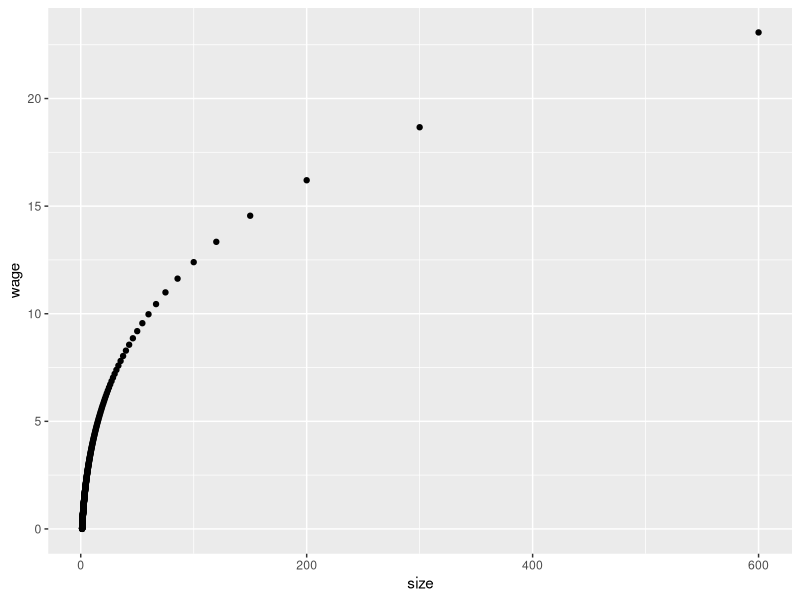
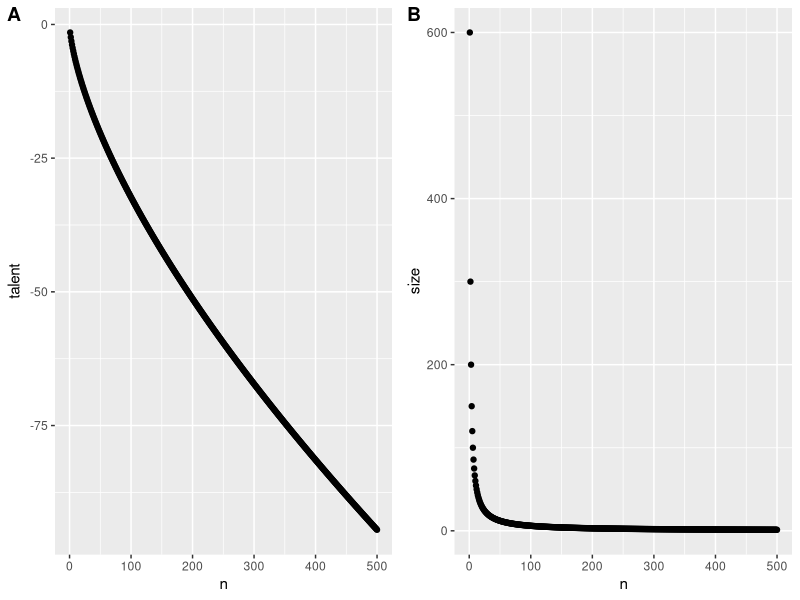
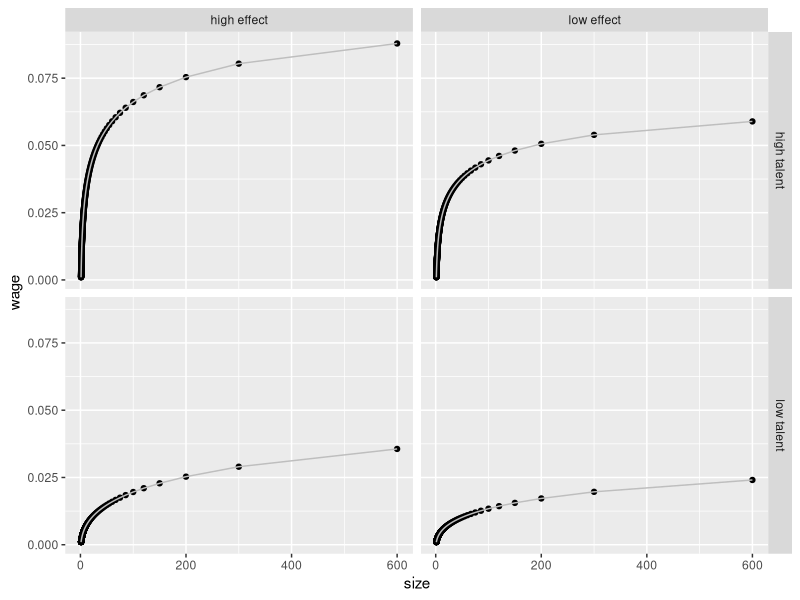

Reproduce these figures in R, in order.
## ---- chunk 1
#| label: setup
library(tidyverse)
## ---- chunk 2
#| label: size_talent
obs <- 500
size_rate <- 1; talent_rate <- 2/3; 
C <- 10; scale <- 600; w0 <- 0; 
n <- c(1:obs)
size <- scale * n ^ (-size_rate)
talent <- - 1/talent_rate * n ^ (talent_rate)
## ---- chunk 3
wage <- rep(NA, obs)
wage[obs] <- w0
for (i in (obs - 1):1){
  wage[i] <- wage[i + 1] + 1/scale * C * size[i + 1] * 
    (talent[i] - talent[i + 1])
}
## ---- chunk 4
simulated_data <- tibble(
  n = n,
  size = size,
  talent = talent,
  wage = wage
) 
## ---- chunk 5
#| label: fig-wage-size
#| fig-cap: "Relation between simulated CEO wage and firm size."
qplot(data = simulated_data, y = wage, x = size)
## ---- chunk 6
#| label: fig-assumptions
#| fig-cap: "Relation between talent and rank of CEO (A) and between size and rank of the firm (B)"
p_talent <- qplot(data = simulated_data, y = talent, x = n)
p_size <- qplot(data = simulated_data, y = size, x = n) 
cowplot::plot_grid(p_talent, p_size, ncol = 2, labels = "AUTO")
## ---- chunk 7
create_fake_data <- function(obs = 500, size_rate = 1, 
                             talent_rate = 1,
                             w0 = .001, C = 1){
  scale = 600
  n = 1:obs
  size = scale * n ^ (-size_rate) 
  talent =  -1/talent_rate * n ^ talent_rate
  wage = rep(NA, obs)
  wage[obs] = w0 
  for (i in (obs - 1):1){
    wage[i] =  wage[i + 1] + 1/scale * C * size[i + 1] * 
      (talent[i] - talent[i + 1])
  }
  fake_data = dplyr::tibble(n = n, size = size, talent = talent, 
                            wage = wage)
  return(fake_data)
}
fake_data <- create_fake_data(talent_rate = 2/3, C = 0.01)
## ---- chunk 8
data1 <- create_fake_data(obs = 500, talent_rate = 2/3, C = .01) %>%
  mutate(talent_rate = "low talent", C = "low effect")
data2 <- create_fake_data(obs = 500, talent_rate = 1, C = .01) %>%
  mutate(talent_rate = "high talent", C = "low effect")
data3 <- create_fake_data(obs = 500, talent_rate = 2/3, C = .015) %>%
  mutate(talent_rate = "low talent", C = "high effect")
data4 <- create_fake_data(obs = 500, talent_rate = 1, C = .015) %>%
  mutate(talent_rate = "high talent", C = "high effect")
data_exp <- bind_rows(data1, data2, data3, data4)
data_exp
## ---- chunk 9
#| label: fig-sim-combined
#| fig-cap: "Four simulated fake datasets on the relation between firm size and CEO compensation."
plot_exp <- ggplot(data_exp, aes(x = size, y = wage)) +
  geom_point() + 
  geom_line(colour = "gray") +
  facet_grid(talent_rate ~ C)
print(plot_exp)
